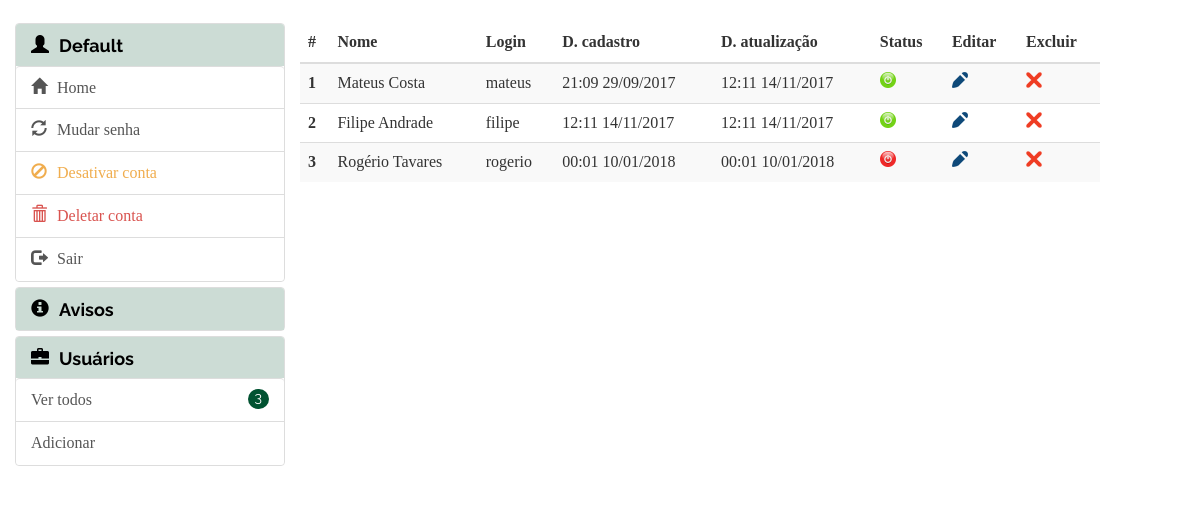
Page /admin/view/view_users.php (signed in) on the committed database.
### tables this page shows
CREATE TABLE `users` (
  `idUser` int(11) NOT NULL,
  `name` varchar(255) NOT NULL,
  `login` varchar(255) NOT NULL,
  `pass` varchar(72) NOT NULL,
  `dateCa` datetime DEFAULT NULL,
  `dateUp` datetime DEFAULT NULL,
  `active` tinyint(1) NOT NULL,
  `online` tinyint(1) NOT NULL
);

### assets/lib/Functions.class.php (called while the page is built, shortened)
<?php
	require_once 'Connection.class.php';
	class Functions {
		public function treatCharacter($value, $type) {
			switch($type) {
				case 2:
					$result = htmlentities($value, ENT_QUOTES, "ISO-8859-1");
					break;
			}
			return $result;
		}
		public function fDate($date) {
			return Datetime::createFromFormat('Y-m-d H:i:s', $date)->format('H:m d/m/Y');
		}
		public function base64($value, $type) {
			switch($type) {
				case 1:
					$result = base64_encode($value);
					break;
			}
			return $result;
		}
	}
?>

### assets/lib/User.class.php (called while the page is built, shortened)
<?php
	require_once 'Connection.class.php';
	require_once 'Functions.class.php';
	class User {
		private $conn;
		private $objFunc;
		public function __construct () {
			$this->conn = new Connection();
			$this->objFunc = new Functions();
		}
		public function qSelect($id = NULL, $login = NULL) {
			try{
				if ($id) {
					$this->idUser = $this->objFunc->base64($id, 2);
					$stmt = $this->conn->open_db()->prepare("SELECT * FROM `users` WHERE `idUser` = :idU;");
					$stmt->bindParam(":idU", $this->idUser, PDO::PARAM_INT);
					return (($stmt->execute()) ? $stmt->fetch() : false);
				} elseif ($login) {
					$this->login = $login;
					$stmt = $this->conn->open_db()->prepare("SELECT `idUser`, `name`, `login`, `pass`, `active` FROM `users` WHERE `login` = :login;");
					$stmt->bindParam(":login", $this->login, PDO::PARAM_STR);
					return ((($stmt->execute()) && ($stmt->rowCount() != 0)) ? $stmt->fetch() : false);
				} else {
					$stmt = $this->conn->open_db()->prepare("SELECT `idUser`, `name`, `login`, `dateCa`, `dateUp`, `active` FROM `users` ORDER BY dateCa ASC, name ASC;");
					return (($stmt->execute()) ? $stmt->fetchAll() : false);
				}
			} catch (PDOException $e) {
				return "ERRO: " . $e->getMessage();
			}
		}
		function getNumberUsers() {
			try {
				$stmt = $this->conn->open_db()->prepare("SELECT count(idUser) FROM `users` GROUP BY idUser;");
				if ($stmt->execute()) {
					return (($stmt->rowCount()) - 1);
				} else {
					return false;
				}
			} catch (Exception $e) {
				return "ERRO: " . $e->getMessage();
			}
		}
	}
?>

### assets/lib/Connection.class.php (called while the page is built)
<?php
	class Connection {
		private $DB_HOST;
		private $DB_USER;
		private $DB_PASS;
		private $DB_NAME;
		private static $pdo;
		public function __construct() {
			$this->DB_HOST = "127.0.0.1:3306";
			$this->DB_USER = "root";
			$this->DB_PASS = "";
			$this->DB_NAME = "ipvl";
		}
		public function open_db(){
			try {
				if (is_null(self::$pdo)) {
					self::$pdo = new PDO("mysql:host=".$this->DB_HOST.";dbname=".$this->DB_NAME, $this->DB_USER, $this->DB_PASS);
				}
				return self::$pdo;
			} catch(PDOException $e) {
				echo "	<article class='col-lg-12 col-md-12 col-sm-12 col-xs-12 text-center'>
							<h4>Lamentamos o inconveniente!</h4>
							<p>Sem conexão com o banco de dados.</p>
							<p>Falha na conexão: " . $e->getMessage() . "
						</article>";
			}
		}
	}
?>

### admin/view/view_users.php (the view, shortened to what this page needs)
<?php
	$objUser = new User();
	$objFunc = new Functions();
?>
		<section id="index" class="section" style="background-color:#FFF!important;">
			<div class="container-fluid">
				<br>
				<div class="row visible-lg visible-md hidden-sm hidden-xs">
					<div class="com-lg-3 col-md-3">
						<div class="panel-group" id="accordion">
							<div class="panel panel-default">
								<div class="panel-heading">
									<a data-toggle="collapse" data-parent="#accordion" href="#collapseUser">
										<h4 class="panel-title">
											<span class="glyphicon glyphicon-user"></span><?=$_SESSION['nameUser'];?> <i class="fa fa-caret-down"></i>
										</h4>
									</a>
								</div>
								<div id="collapseLogged" class="collapse in">
									<div class="panel-body list-group">
										<a href="index.php" class="list-group-item"><span class="glyphicon glyphicon-home"></span>Home </a>
										<a href="mudar.php?action=edit&id=<?=$objFunc->base64($_SESSION['idUser'], 1);?>" class="list-group-item"><span class="glyphicon glyphicon-refresh"></span>Mudar senha </a>
										<a href="desativar.php" class="list-group-item text-warning"><span class="glyphicon glyphicon-ban-circle text-warning"></span>Desativar conta</a>
										<a href="deletar.php" class="list-group-item text-danger"><span class="glyphicon glyphicon-trash text-danger"></span>Deletar conta</a>
										<a href="#" class="list-group-item" data-toggle="modal" data-target=".logoff" >
											<span class="glyphicon glyphicon-log-out"></span>Sair
										</a>
									</div>
								</div>
							</div>
							<div class="panel panel-default">
								<div class="panel-heading">
									<a data-toggle="collapse" data-parent="#accordion" href="#collapseNotice">
										<h4 class="panel-title">
											<span class="glyphicon glyphicon-info-sign"></span>Avisos <i class="fa fa-caret-down"></i>
										</h4>
									</a>
								</div>
							</div>
							<div class="panel panel-default">
								<div class="panel-heading">
									<a data-toggle="collapse" data-parent="#accordion" href="#collapseUsers">
										<h4 class="panel-title">
											<span class="glyphicon glyphicon-briefcase"></span>Usuários <i class="fa fa-caret-down"></i>
										</h4>
									</a>
								</div>
								<div id="collapseUsers" class="collapse in">
									<div class="panel-body list-group">
										<a href="view_users.php" class="list-group-item"> Ver todos <span class="badge"><?=$objUser->getNumberUsers();?></span></a>
										<a href="add_users.php" class="list-group-item"> Adicionar </a>
									</div>
								</div>
							</div>
						</div>
					</div>
					<div class="com-lg-8 col-md-8 visible-lg visible-md hidden-sm hidden-xs">
						<div class="row">
						<?php
								if ($art = $objUser->qSelect()) {
						?>
									<table class="table table-striped">
										<thead>
											<tr>
												<th>#</th>
												<th>Nome</th>
												<th>Login</th>
												<th>D. cadastro</th>
												<th>D. atualização</th>
												<th>Status</th>
												<th>Editar</th>
												<th>Excluir</th>
											</tr>
										</thead>
										<tbody>
						<?php 				$i = 1;
											foreach($art as $r) {
												if ($r['name'] != "Default") {?>
													<tr>
														<th scope="row"><?=$i;?></th>
														<td><?=$objFunc->treatCharacter($r['name'],2); ?></td>
														<td><?=$objFunc->treatCharacter($r['login'],2); ?></td>
														<td><?=($objFunc->fDate($r['dateCa'])); ?></td>
														<td><?=($objFunc->fDate($r['dateUp'])); ?></td>
														<td>
															<a href="?action=status&id=<?=$objFunc->base64($r['idUser'], 1); ?>" title="Status">
																<img class="img-responsive" src="<?=BASEURL; ?>assets/img/adm_ctrl/<?=($r['active'] == 1 ? "on" : "off");?>.png" alt="Status">
															</a>
														</td>
						<?php 						if ($_SESSION['idUser'] != $r['idUser']) {?>
														<td>
															<a href="?action=edit&id=<?=$objFunc->base64($r['idUser'], 1); ?>" title="Editar">
																<img class="img-responsive" src="<?=BASEURL; ?>assets/img/adm_ctrl/editar.png" alt="Editar">
															</a>
														</td>
														<td>
															<a href="?action=delet&id=<?=$objFunc->base64($r['idUser'], 1); ?>" title="Excluir">
																<img class="img-responsive" src="<?=BASEURL; ?>assets/img/adm_ctrl/excluir.png" alt="Excluir">
															</a>
															</td>
						<?php 						} else { ?>
														<td></td>
														<td></td>
						<?php						} ?>
													</tr>
						<?php 						$i++;
												}
											}
						?>
										</tbody>
									</table>
						<?php 	} ?>
						</div>
					</div>
					<div class="com-lg-1 col-md-1 visible-lg visible-md hidden-sm hidden-xs"></div>
				</div>
			</div>
		</section>

### assets/inc/adm/header_adm.php (style rules this page uses)
#accordion .panel-default .badge { background-color: #015231; }
.glyphicon { margin-right:10px; }
#accordion .panel-default .panel-body { padding:0px; margin-bottom: 0px; }
#accordion h4 { color: #000; }
#accordion .panel-heading a, #accordion .panel-heading a:hover { text-decoration: none; }
#accordion .panel-default .panel-heading { background-color: #CCDCD5; }
#accordion .panel-default .panel-body .text-warning { color: #f0ad4e; }
#accordion .panel-default .panel-body .text-danger { color: #d9534f; }
#accordion .panel-default .list-group-item { border-left: none; border-right: none; border-bottom: none; }

### rows in the picture
users: name "Mateus Costa", login "mateus", dateCa "21:09 29/09/2017", dateUp "12:11 14/11/2017"
users: name "Filipe Andrade", login "filipe", dateCa "12:11 14/11/2017", dateUp "12:11 14/11/2017"
users: name "Rogério Tavares", login "rogerio", dateCa "00:01 10/01/2018", dateUp "00:01 10/01/2018", shows a picture

### other values in the picture
$_SESSION['nameUser'] "Default"
$objUser->getNumberUsers() "3"
